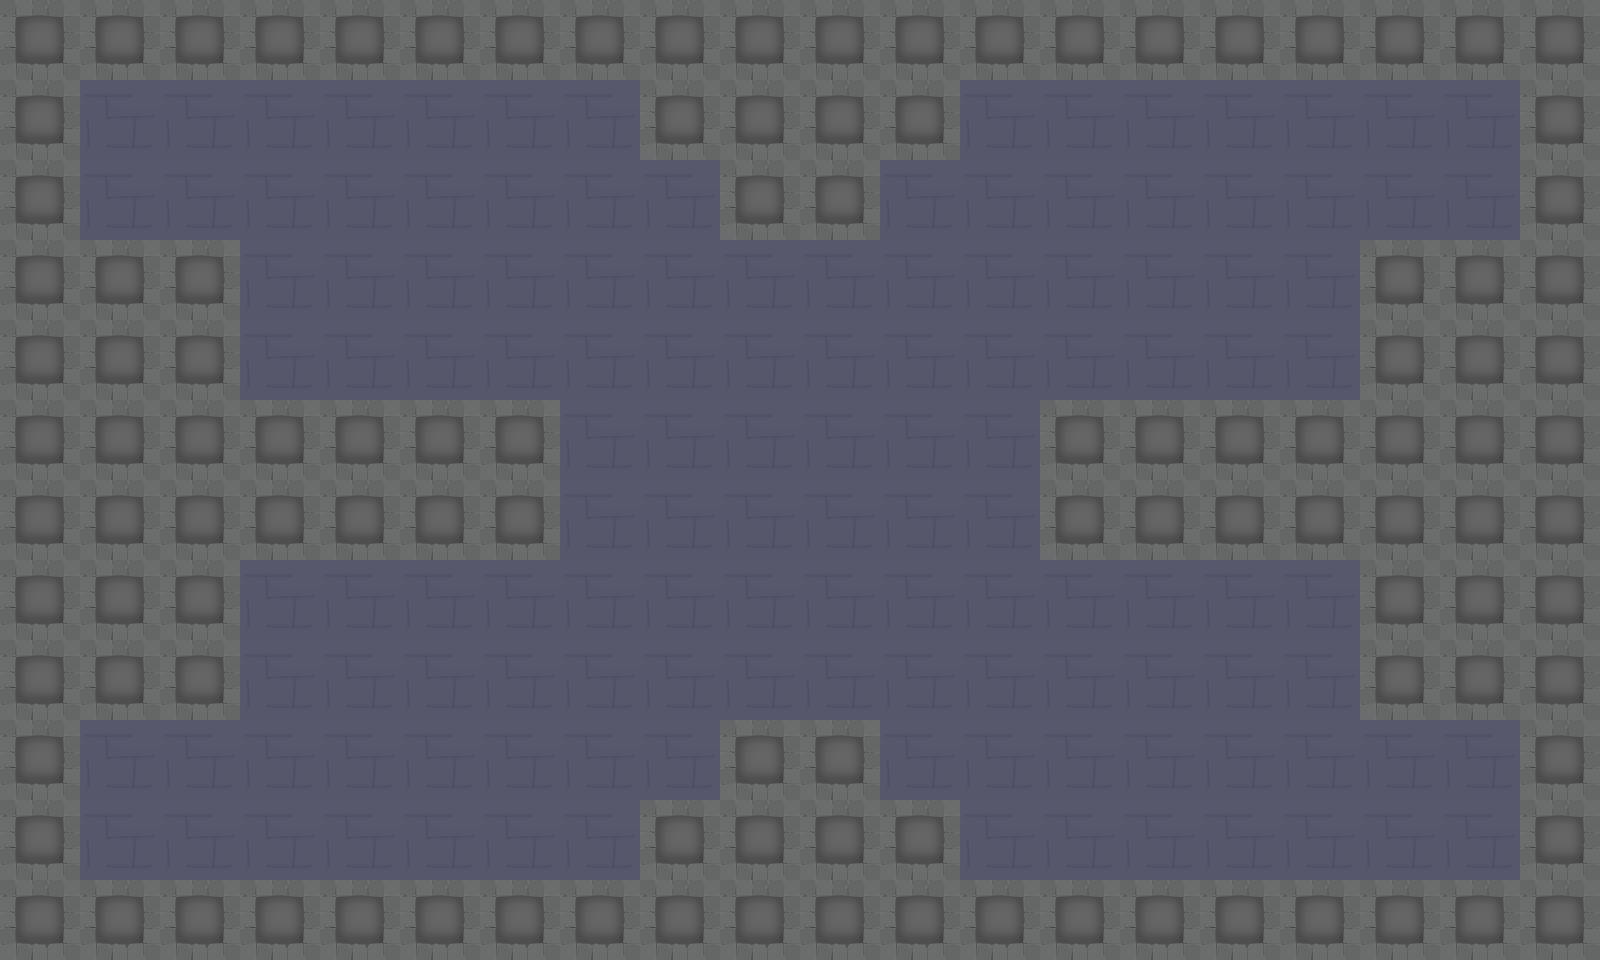

Below is a game level as drawn by its tile map, then a one-line description and the .tmx that defines it (tile-layer data replaced by summaries):
An orthogonal 20x12 tile map with 80x80 px tiles, 2 tile layers (Tile Layer 1, Objects).

<map version="1.2" tiledversion="1.2.3" orientation="orthogonal" renderorder="right-down" width="20" height="12" tilewidth="80" tileheight="80" infinite="0" nextlayerid="3" nextobjectid="1">
 <tileset firstgid="1" source="ts2.tsx" />
 <layer id="1" name="Tile Layer 1" width="20" height="12">
  <data>[240 cells, 240 non-empty, 1 distinct tile ids]</data>
 </layer>
 <layer id="2" name="Objects" width="20" height="12">
  <properties>
   <property name="blocked" value="true" />
  </properties>
  <data>[240 cells, 112 non-empty, 1 distinct tile ids]</data>
 </layer>
</map>
